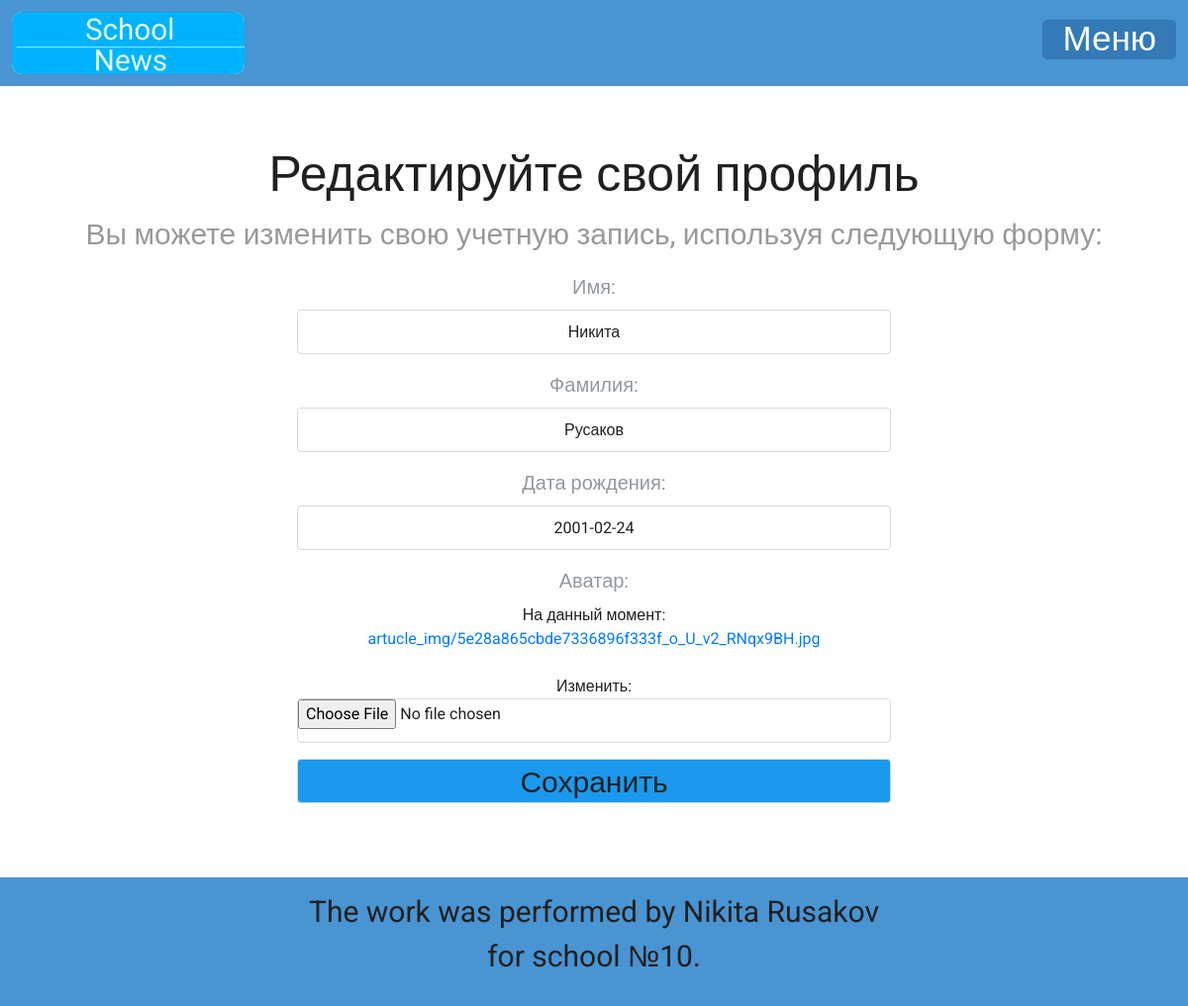
The page /account/edit/ (signed in) on the database its author committed.
### account/models.py (models this page shows, shortened)
class Profile(models.Model):
    user = models.OneToOneField(settings.AUTH_USER_MODEL,
    on_delete=models.CASCADE,verbose_name="Автор")
    first_name_p = models.CharField(max_length=200,verbose_name="Имя",)
    last_name_p = models.CharField(max_length=200,verbose_name="Фамилия")
    date_of_birth = models.DateField(blank=True, null=True,verbose_name="Дата рождения")
    photo = models.ImageField(null=True, upload_to='artucle_img',verbose_name="Аватар")
    class Meta:
        verbose_name_plural = 'Профили'
        verbose_name = 'Профиль'

### account/views.py (the view)
# urls.py: path('edit/', views.edit, name='edit'),
@login_required
def edit(request):
    if request.method == 'POST':
        user_form = UserEditForm(instance=request.user,data=request.POST)
        profile_form = ProfileEditForm(instance=request.user.profile,
                                                    data=request.POST,
                                                    files=request.FILES)
        if user_form.is_valid() and profile_form.is_valid():
            user_form.save()
            profile_form.save()
    else:
        user_form = UserEditForm(instance=request.user)
        profile_form = ProfileEditForm(instance=request.user.profile)
    return render(request,'account/edit.html',
                            {'user_form': user_form,'profile_form': profile_form})

### account/forms.py
class UserEditForm(forms.ModelForm):
    class Meta:
        model = User
        fields = ('first_name', 'last_name', 'email')

class ProfileEditForm(forms.ModelForm):
    class Meta:
        model = Profile
        fields = ('first_name_p','last_name_p','date_of_birth', 'photo')

### account/templates/account/edit.html (shortened to what this page needs)
{% extends "base.html" %}
{% block content %}
<div class="register_form_wrapper">
    <div class="text">
        <h1>Редактируйте свой профиль</h1>
        <p>Вы можете изменить свою учетную запись, используя следующую форму:</p>
    </div>
    <form action="." method="post" enctype="multipart/form-data" class="form_register">
        {{ profile_form.as_p }}
        <p><input type="submit" value="Сохранить" class="button_register"></p>
    </form>
</div>
{% endblock %}

### account/static/css/base.css (style rules this page uses)
* { margin: 0; padding: 0; box-sizing: border-box; font-family: Roboto,sans-serif; color: #202020; }
html { height: 100%; scroll-behavior: smooth; width: 100%; }
body { width: 100%; height: 100%; }
a { -ms-text-kashida-space: 0%; color: #fff; text-decoration: none; }

### account/static/css/main.css (style rules this page uses)
form { display: flex; flex-direction: column; text-align: center; }
form>p { display: flex; flex-direction: column; width: 100%; justify-content: center; }
form>p>input { border: 1px solid #D5DADF; border-radius: 4px; text-align: center; width: 90%; margin-left: 5%; }
form>p>label { font-size: 15px; color: rgb(146, 152, 158); }
.register_form_wrapper { display: flex; justify-content: center; width: 100%; flex-direction: column; }
.text { text-align: center; }
.text>p { color: rgb(152, 153, 153); }
.form_register { display: flex; flex-direction: column; justify-content: center; }
.form_register>p>input { width: 30%; }
.button_register { background-color: #1a99ee; }

### account/static/css/adaptability.css (style rules this page uses)
@media (min-width:1024px) and (max-width:1440px) { .form_register>p>input { width: 50%; } }
@media (min-width:1024px) and (max-width:1440px) { .register_form_wrapper { min-height: 100vh; max-height: 100%; } }
@media (min-width:1024px) and (max-width:1440px) { .text>h1 { font-size: 50px; } }
@media (min-width:1024px) and (max-width:1440px) { .text>p { font-size: 30px; } }
@media (min-width:1024px) and (max-width:1440px) { .form_register>p>label { font-size: 20px; } }
@media (min-width:1024px) and (max-width:1440px) { .form_register>p>input { width: 50%; margin-left: 25%; height: 45px; } }
@media (min-width:1024px) and (max-width:1440px) { .button_register { font-size: 30px; height: 50px; } }

### rows shown on the page
Profile: first_name_p "Никита", last_name_p "Русаков", date_of_birth "2001-02-24"
